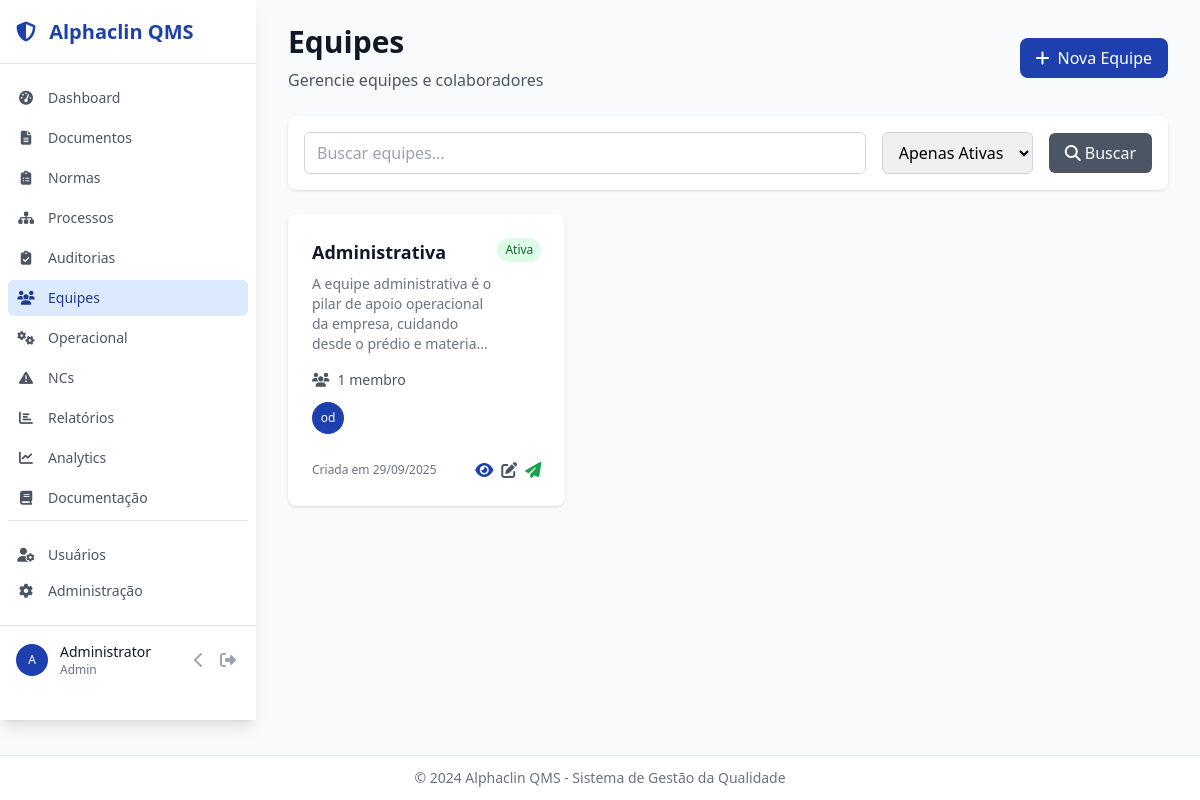
/teams/ (signed in), run on an earlier commit of the app's database.
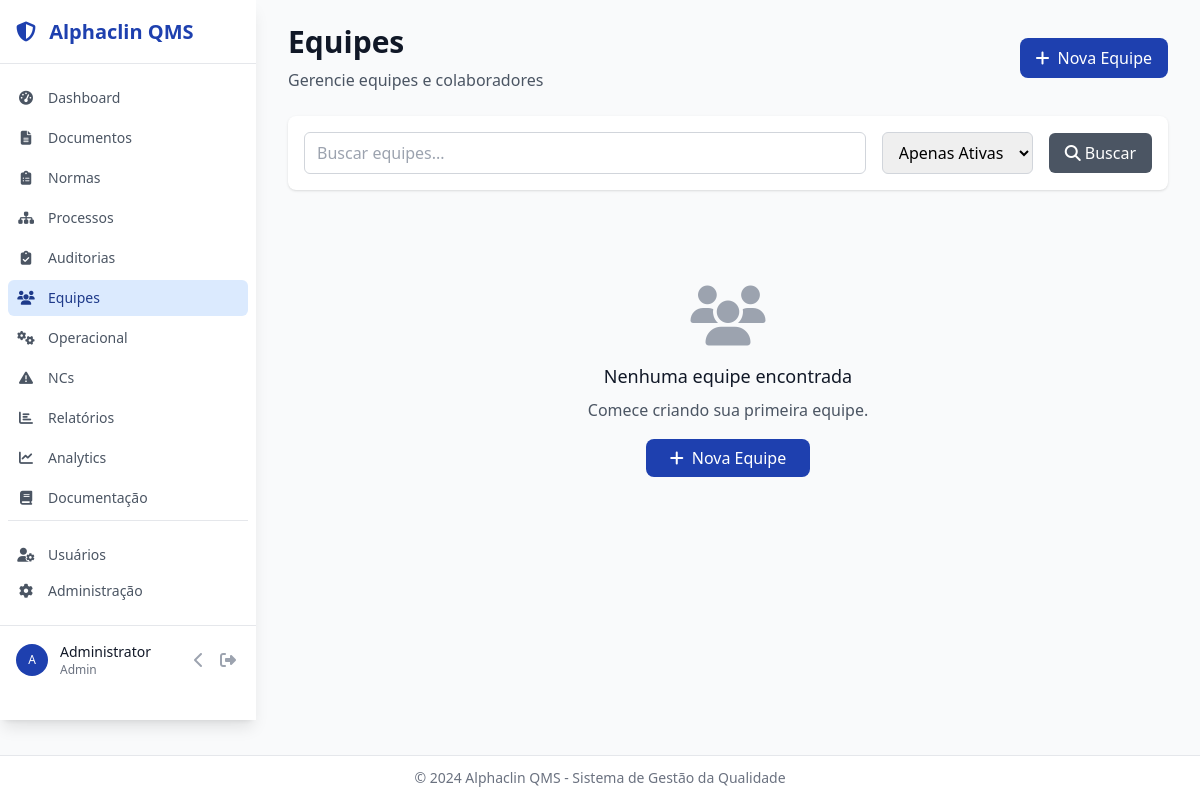
And on a later commit of the database.
### models.py (models this page shows)
class Team(db.Model):
    __tablename__ = 'teams'
    id = db.Column(db.Integer, primary_key=True)
    name = db.Column(db.String(255), nullable=False)
    description = db.Column(db.Text)
    created_at = db.Column(db.DateTime, default=datetime.utcnow)
    is_active = db.Column(db.Boolean, default=True)
    members = db.relationship('User', secondary='team_members', backref='teams')

class User(UserMixin, db.Model):
    __tablename__ = 'users'
    id = db.Column(db.Integer, primary_key=True)
    username = db.Column(db.String(80), unique=True, nullable=False)
    email = db.Column(db.String(120), unique=True, nullable=False)
    password_hash = db.Column(db.String(255), nullable=False)
    full_name = db.Column(db.String(255), nullable=False)
    role = db.Column(db.Enum(UserRole), default=UserRole.USER, nullable=False)
    is_active = db.Column(db.Boolean, default=True, nullable=False)
    created_at = db.Column(db.DateTime, default=datetime.utcnow)
    last_login = db.Column(db.DateTime)
    __table_args__ = (
        db.Index('idx_users_role', 'role'),
        db.Index('idx_users_active', 'is_active'),
        db.Index('idx_users_last_login', 'last_login'),
        db.Index('idx_users_email', 'email'),
    )
    created_documents = db.relationship('Document', foreign_keys='Document.created_by_id', backref='creator', lazy='dynamic')
    assigned_audits = db.relationship('Audit', foreign_keys='Audit.assigned_auditor_id', backref='assigned_auditor', lazy='dynamic')

### blueprints/teams.py (the view)
@teams_bp.route('/')
@login_required
def index():
    search = request.args.get('search')
    active_only = request.args.get('active', 'true') == 'true'
    query = Team.query
    if active_only:
        query = query.filter_by(is_active=True)
    if search:
        query = query.filter(Team.name.contains(search))
    page = request.args.get('page', 1, type=int)
    per_page = 10  # Items per page
    teams_pagination = query.order_by(Team.name).paginate(page=page, per_page=per_page, error_out=False)
    return render_template('teams/index.html', teams_pagination=teams_pagination)

### templates/teams/index.html (shortened to what the changed rows need)
{% extends "base.html" %}
{% block content %}
<div class="space-y-6">
    <div class="flex justify-between items-center">
        <div>
            <h1 class="text-3xl font-bold text-gray-900">Equipes</h1>
        </div>
    </div>
    <div class="grid gap-6 md:grid-cols-2 lg:grid-cols-3">
        {% for team in teams_pagination.items %}
        <div class="bg-white rounded-lg shadow hover:shadow-md transition-shadow">
            <div class="p-6">
                <div class="flex items-start justify-between">
                    <div class="flex-1">
                        <h3 class="text-lg font-semibold text-gray-900">{{ team.name }}</h3>
                        {% if team.description %}
                        <p class="text-sm text-gray-500 mt-2">{{ team.description[:100] }}{% if team.description|length > 100 %}...{% endif %}</p>
                        {% endif %}
                    </div>
                    <span class="{% if team.is_active %}bg-green-100 text-green-800{% else %}bg-red-100 text-red-800{% endif %} px-2 py-1 rounded-full text-xs font-medium">
                        {% if team.is_active %}Ativa{% else %}Inativa{% endif %}
                    </span>
                </div>
                <div class="mt-4">
                    <div class="flex items-center text-sm text-gray-600">
                        <i class="fas fa-users mr-2"></i>
                        <span>{{ team.members|length }} membro{% if team.members|length != 1 %}s{% endif %}</span>
                    </div>
                    {% if team.members %}
                    <div class="flex -space-x-2 mt-3">
                        {% for member in team.members[:5] %}
                        <div class="w-8 h-8 rounded-full bg-alphaclin-blue text-white flex items-center justify-center text-xs font-medium ring-2 ring-white">
                            {{ member.full_name.split()[0][0] }}{% if member.full_name.split()|length > 1 %}{{ member.full_name.split()[1][0] }}{% endif %}
                        </div>
                        {% endfor %}
                    </div>
                    {% endif %}
                </div>
                <div class="mt-6 flex items-center justify-between">
                    <div class="text-xs text-gray-500">
                        Criada em {{ team.created_at.strftime('%d/%m/%Y') }}
                    </div>
                    <div class="flex space-x-2">
                        <a href="{{ url_for('teams.view', id=team.id) }}" class="text-alphaclin-blue hover:text-alphaclin-dark">
                            <i class="fas fa-eye"></i>
                        </a>
                        <a href="{{ url_for('teams.edit', id=team.id) }}" class="text-gray-600 hover:text-gray-800">
                            <i class="fas fa-edit"></i>
                        </a>
                        <a href="{{ url_for('teams.send_documents', id=team.id) }}" class="text-green-600 hover:text-green-800" title="Enviar Documentos">
                            <i class="fas fa-paper-plane"></i>
                        </a>
                    </div>
                </div>
            </div>
        </div>
        {% endfor %}
    </div>
    {% if not teams_pagination.items %}
    <div class="text-center py-12">
        <i class="fas fa-users text-gray-400 text-6xl mb-4"></i>
        <h3 class="text-lg font-medium text-gray-900 mb-2">Nenhuma equipe encontrada</h3>
        <p class="text-gray-600 mb-6">Comece criando sua primeira equipe.</p>
        <a href="{{ url_for('teams.create') }}" class="bg-alphaclin-blue hover:bg-alphaclin-dark text-white px-6 py-2 rounded-lg transition-colors">
            <i class="fas fa-plus mr-2"></i>Nova Equipe
        </a>
    </div>
    {% endif %}
</div>
{% endblock %}

What changed in the data, as far as the page shows it:
removed Team: name "Administrativa", description "A equipe administrativa é o pilar de apoio operacional da empresa, cuidando desde o prédio e materia", is_active "Ativa", members|length "1", created_at "29/09/2025"
removed User: full_name "o", full_name "d"
Also different on the page:
text now shown: "Nenhuma equipe encontrada Comece criando sua primeira equipe. Nova Equipe"
